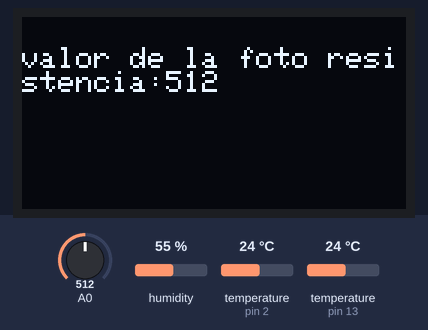
Simulated run of this sketch. Board: Arduino Uno, built with avr-gcc and run on an emulated ATmega328P. Parts: 128×64 one-colour display. The inputs (shaded band) are chosen by the test bench; at power-on: A0 = 512, humidity 55 %, temperature (sensors on pin 2, pin 13) 24 °C. What the sketch prints to the serial monitor is not drawn.

Above: at 1.6 s.
1.7 s: A0 set to 716
At 5.7 s:
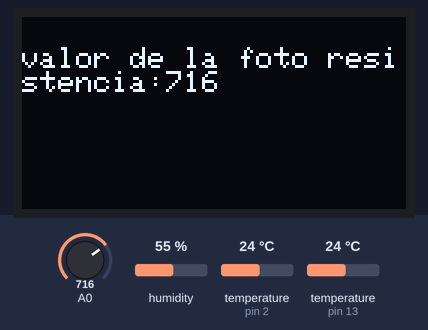
6.2 s: A0 set to 992
At 9.7 s:
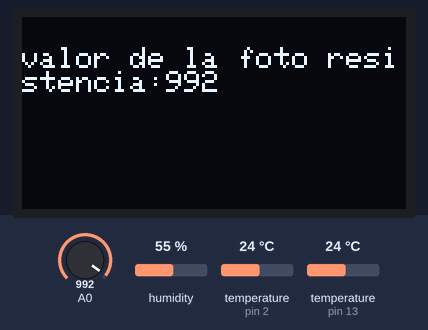
10.0 s: A0 set to 306
At 12.7 s:
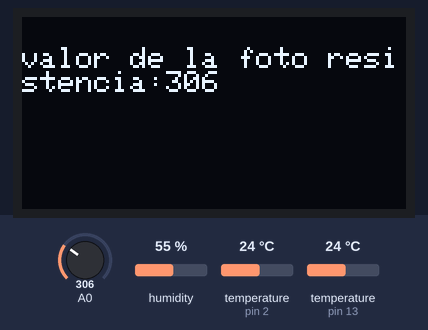
Timing chart, 0 to 14.2 s (numbered marks = the images above; inputs shaded):
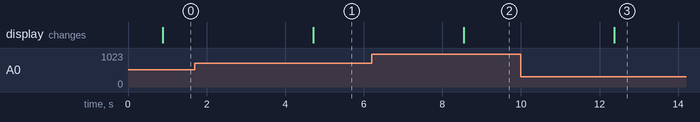

The sketch:

sensor_temperatura_y_humedad.ino
```cpp
#include <DHT.h>
#define DHT11_PIN 2
DHT DHT(DHT11_PIN,DHT11);

#include <OneWire.h>
#include <DallasTemperature.h>
#include <Wire.h>
#include <Adafruit_GFX.h>
#include <Adafruit_SSD1306.h>

#define SCREEN_WIDTH 128 // OLED display width, in pixels
#define SCREEN_HEIGHT 64 // OLED display height, in pixels
// GPIO where the DS18B20 is connected to
const int oneWireBus = 13;

// Setup a oneWire instance to communicate with any OneWire devices
OneWire oneWire(oneWireBus);

// Pass our oneWire reference to Dallas Temperature sensor
DallasTemperature sensors(&oneWire);
// configuracion pantalla

Adafruit_SSD1306 display(SCREEN_WIDTH, SCREEN_HEIGHT, &Wire, -1);
void setup()
{
Serial.begin(115200);
DHT.begin();
sensors.begin();
if(!display.begin(SSD1306_SWITCHCAPVCC, 0x3C)) { // Address 0x3D for 128x64
    Serial.println(F("SSD1306 allocation failed"));
    for(;;);
  }

}
void loop()
{
float tempC = DHT.readTemperature();
float tempF = DHT.convertCtoF(tempC);
float humidity = DHT.readHumidity();

Serial.print("Temperature (C) = ");
Serial.println(tempC);
Serial.print("Temperature (F) = ");
Serial.println(tempF);
Serial.print("Humidity = ");
Serial.println(humidity);
 sensors.requestTemperatures();
  float temperatureC = sensors.getTempCByIndex(0);
  float temperatureF = sensors.getTempFByIndex(0);
  Serial.print(temperatureC);
  Serial.println("ºC");
  Serial.print(temperatureF);
  Serial.println("ºF");
  int sensorValue = analogRead(A0);

  Serial.print("exposicion a la luz:");
  Serial.println(sensorValue);
  display.clearDisplay();

  display.setTextSize(1);
  display.setTextColor(WHITE);
  display.setCursor(0, 10);
  // Display static text
  display.print("valor de la foto resistencia:");
  display.println(sensorValue);
  display.display();
delay(3000);
}
```

Measured:
- after the input at 1.7 s, the display: changes after 3.0 s (image 1)
- after the input at 6.2 s, the display: changes after 2.3 s (image 2)
- after the input at 10.0 s, the display: changes after 2.4 s (image 3)
